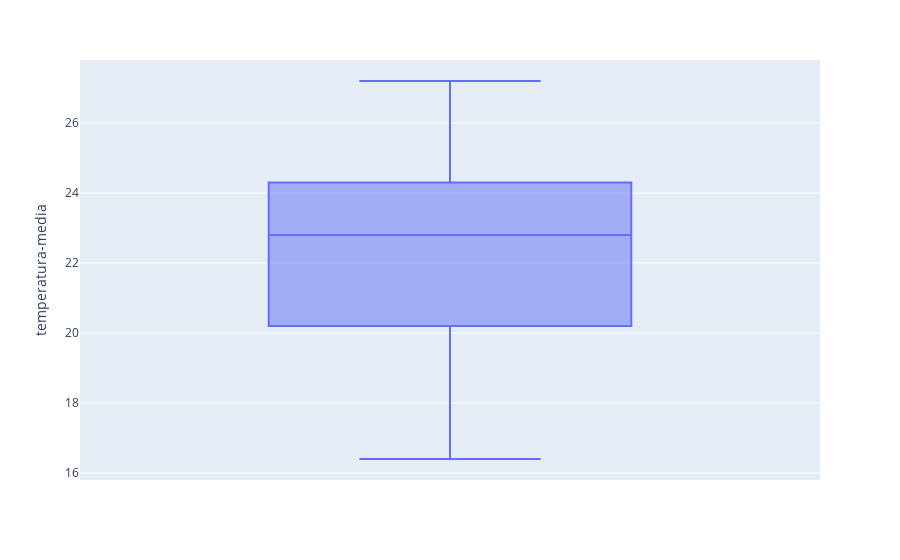

Notebook code cell kept with this figure:
### Code cell
# temperatura-media
px.box(df2, y='temperatura-media')

### Figure 1 — Plotly figure (JSON) as saved in the notebook; plotly's stock layout.template omitted (floating-point values rounded to 4 significant figures; data arrays with more than 128 entries replaced by an {"elided": "..."} marker saying what was removed)
{"data": [{"alignmentgroup": "True", "hovertemplate": "temperatura-media=%{y}<extra></extra>", "legendgroup": "", "marker": {"color": "#636efa"}, "name": "", "notched": false, "offsetgroup": "", "orientation": "v", "showlegend": false, "type": "box", "x0": " ", "xaxis": "x", "y": {"elided": "196 float values"}, "y0": " ", "yaxis": "y"}], "layout": {"boxmode": "group", "legend": {"tracegroupgap": 0}, "margin": {"t": 60}, "xaxis": {"anchor": "y", "domain": [0, 1]}, "yaxis": {"anchor": "x", "domain": [0, 1], "title": {"text": "temperatura-media"}}}}
